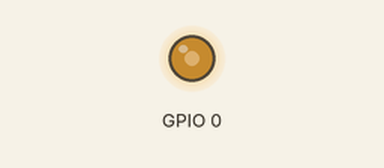
Recording of a program running on a simulated ESP8266 board running MicroPython. Parts: output pins drawn as LEDs (lit = HIGH). What the program prints to the serial console is not drawn. At 2.0 s the program stops and its outputs stay as they are.

Above: at 0.1 s.
At 2.1 s:
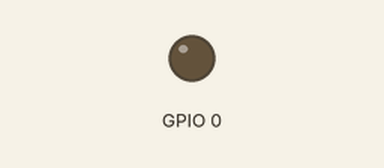
Timing chart, 0 to 3.5 s (numbered marks = the images above):
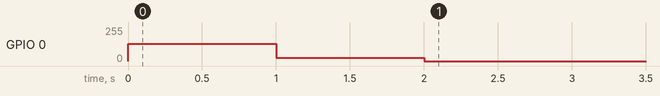

Measured:
- by itself, GPIO 0: 0/255 → 128/255 at 0.00 s, → 25/255 1.0 s later, → 0/255 1.0 s later

The program:

fan.py
```python
import time
from machine import Pin, PWM

# fan can be enabled on all pins except Pin(16)
class Fan():
    def __init__(self, pin_num, freq, duty):
        self.fan = PWM(Pin(pin_num))
        self.freq = freq
        self.duty = duty

    def start(self):
        self.fan.freq(self.freq)
        self.fan.duty(self.duty)

    def stop(self):
        self.fan.deinit()

    def update(self, freq, duty):
        self.freq = freq
        self.duty = duty
        self.start()

def main():
    import time
    print("test fan @ IO0")
    f = Fan(0, 100, 512)
    f.start()
    time.sleep(1)
    f.update(10, 100)
    time.sleep(1)
    f.stop()

if __name__ == "__main__":
    main()
```
